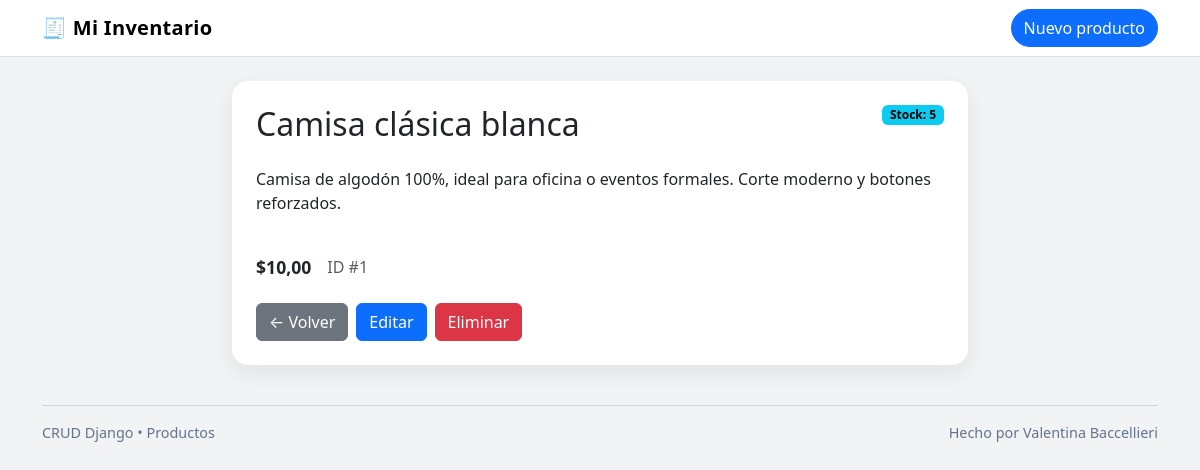
/1/, run on the app's committed database.
### productos/models.py (models this page shows, shortened)
class Producto(models.Model):
    nombre = models.CharField(max_length=120)
    descripcion = models.TextField(blank=True)
    precio = models.DecimalField(max_digits=10, decimal_places=2)
    stock = models.IntegerField(default=0)
    class Meta:
        ordering = ['-precio']  # 🔹 Ordena por precio

### productos/views.py (the view)
# urls.py: path('<int:pk>/', ProductoDetailView.as_view(), name='detalle'),
class ProductoDetailView(DetailView):
    model = Producto
    template_name = 'productos/producto_detail.html'
    context_object_name = 'producto'

### productos/templates/productos/producto_detail.html (shortened to what this page needs)
{% extends "base.html" %}
{% block content %}
  <div class="row justify-content-center">
    <div class="col-lg-8">
      <div class="card p-3 p-md-4">
        <div class="d-flex justify-content-between align-items-start">
          <h2 class="mb-2">{{ producto.nombre }}</h2>
          <span class="badge text-bg-info">Stock: {{ producto.stock }}</span>
        </div>
        <p class="text-secondary">{{ producto.descripcion|linebreaks }}</p>
        <div class="d-flex align-items-center gap-3 my-2">
          <span class="price display-6 mb-0">${{ producto.precio|floatformat:2 }}</span>
          <span class="text-muted">ID #{{ producto.id }}</span>
        </div>
        <div class="d-flex gap-2 mt-3">
          <a class="btn btn-secondary" href="{% url 'productos:lista' %}">← Volver</a>
          <a class="btn btn-primary" href="{% url 'productos:editar' producto.pk %}">Editar</a>
          <a class="btn btn-danger" href="{% url 'productos:eliminar' producto.pk %}">Eliminar</a>
        </div>
      </div>
    </div>
  </div>
{% endblock %}

### productos/templates/base.html (style rules this page uses)
body { background:#0f172a0d; }
.card { border:none; border-radius:1rem; box-shadow:0 8px 24px rgba(15,23,42,.08); }
.price { font-weight:700; font-size:1.1rem; }

### data on the page
Producto: nombre "Camisa clásica blanca", stock "5", descripcion "Camisa de algodón 100%, ideal para oficina o eventos formales. Corte moderno y botones reforzados.", precio "10,00", id "1"
